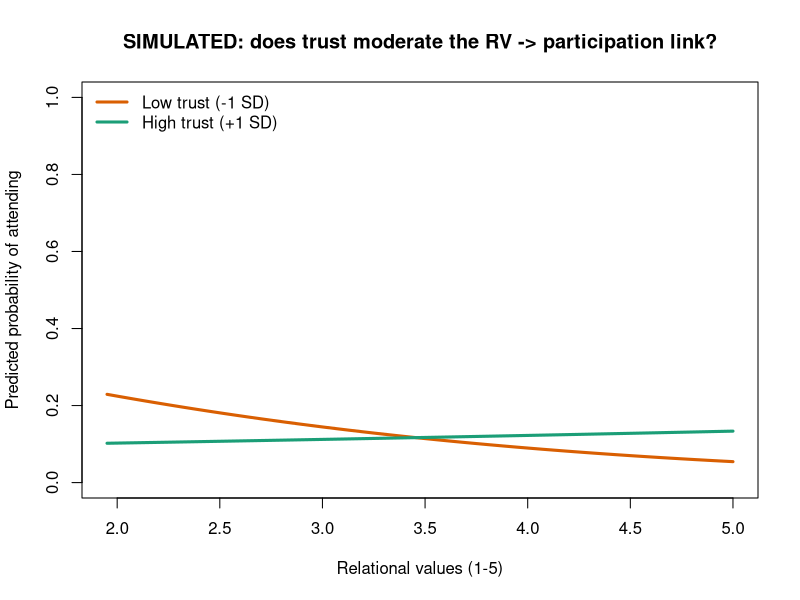

Source code (R):
# =============================================================================
# rq1_models.R
# ESPM 231 Assignment 2 (RQ1) - Isabela Tapia-Jaramillo
#
# Analysis pipeline for RQ1, adapted from
# Step_07_Measuring_Behavior_Beyond_Self_Report/code/analyze_behavior_data.R
# (logistic regression for a binary behavioral outcome).
#
#   Model 1 (intention, linear):
#     Y1 = ID + TRUST + RV + RV x TRUST + ID x TRUST + covariates + e
#   Model 2 (behavior, logistic): attended the monitoring day (0/1)
#     logit P(Y2 = 1) = same predictors
#   Link: point-biserial correlation r(Y1, Y2); intention-behavior funnel.
#   Covariates: area, occupation (7), origin, age, gender, education,
#   years in Galapagos, barrier count.
#
# DATA ARE SIMULATED so the code can be checked before fieldwork. Replace the
# simulation block with the real merged file (survey + sign-in sheet), keeping
# the variable names in Step06_survey/survey_matrix.md (Part 3).
#
# Run from the repository root:
#   Rscript ESPM231_Assignment2_RQ1/Step07_behavior/rq1_models.R
# =============================================================================

out_dir <- file.path("ESPM231_Assignment2_RQ1", "Step07_behavior", "output")
dir.create(out_dir, showWarnings = FALSE, recursive = TRUE)
sink(file.path(out_dir, "rq1_models_demo_output.txt"), split = TRUE)
cat("*** SIMULATED DATA - numbers below are illustrative, not results ***\n\n")

# ---- 0. Simulated data (DELETE when real data exist) -------------------------
set.seed(2028)
n <- 425
occ_levels <- c("Farming", "Fishing", "Tourism", "Naturalist guide",
                "Conservation & research", "Education & public services", "Other")
d <- data.frame(
  occupation = factor(sample(occ_levels, n, TRUE), levels = occ_levels),
  area       = sample(c("Puerto Ayora", "Highlands"), n, TRUE, c(.6, .4)),
  origin     = sample(c("Galapagos", "Mainland"), n, TRUE),
  age        = round(runif(n, 18, 75)),
  gender     = sample(c("Woman", "Man", "Other/NR"), n, TRUE, c(.49, .49, .02)),
  education  = sample(1:6, n, TRUE),
  years_gal  = round(runif(n, 1, 60)),
  bar_count  = rpois(n, 1.5)
)
S <- matrix(.3, 3, 3); diag(S) <- 1
X <- MASS::mvrnorm(n, rep(0, 3), S)
d$id_mean    <- pmin(5, pmax(1, 3.8 + 0.7 * X[, 1]))
d$trust_mean <- pmin(5, pmax(1, 3.0 + 0.9 * X[, 2]))
d$rv_mean    <- pmin(5, pmax(1, 4.0 + 0.6 * X[, 3]))
z <- function(x) (x - mean(x)) / sd(x)
lin <- 0.25 * z(d$rv_mean) + 0.2 * z(d$id_mean) + 0.25 * z(d$trust_mean) +
       0.15 * z(d$rv_mean) * z(d$trust_mean) - 0.15 * d$bar_count
d$int_mean   <- pmin(5, pmax(1, 3.3 + 0.6 * lin + rnorm(n, 0, 0.6)))
d$int_monitor <- pmin(5, pmax(1, round(d$int_mean + rnorm(n, 0, 0.6))))
d$signed_up  <- rbinom(n, 1, plogis(-1.2 + 0.9 * (d$int_monitor - 3)))
d$attended_monitor <- ifelse(d$signed_up == 1,
                             rbinom(n, 1, plogis(0.2 + 0.6 * lin)), 0)

# ---- 1. Prepare: center the focal predictors for the interactions -------------
# Centering makes each main effect the effect at AVERAGE trust (Aiken & West, 1991).
d$rv_c    <- d$rv_mean    - mean(d$rv_mean)
d$id_c    <- d$id_mean    - mean(d$id_mean)
d$trust_c <- d$trust_mean - mean(d$trust_mean)
covs <- "area + occupation + origin + age + gender + education + years_gal + bar_count"

# ---- 2. Model 1: intention (linear regression) --------------------------------
f1 <- as.formula(paste("int_mean ~ id_c + trust_c + rv_c + rv_c:trust_c + id_c:trust_c +", covs))
m1 <- lm(f1, data = d)
cat("=== Model 1: intention (Y1), focal terms ===\n")
print(round(coef(summary(m1))[c("id_c", "trust_c", "rv_c", "trust_c:rv_c", "id_c:trust_c"), ], 3))
cat(sprintf("R2 = %.3f\n\n", summary(m1)$r.squared))

# ---- 3. Model 2: behavior (logistic regression) ------------------------------
f2 <- as.formula(paste("attended_monitor ~ id_c + trust_c + rv_c + rv_c:trust_c + id_c:trust_c +", covs))
m2 <- glm(f2, data = d, family = binomial)
cat("=== Model 2: attendance (Y2), focal terms as odds ratios ===\n")
foc <- c("id_c", "trust_c", "rv_c", "trust_c:rv_c", "id_c:trust_c")
print(round(cbind(OR = exp(coef(m2))[foc], exp(confint.default(m2))[foc, ],
                  p = coef(summary(m2))[foc, 4]), 3))
cat("\n")

# ---- 4. Moderation: simple slopes of RV at low / high trust (Model 2) --------
cat("=== Simple slopes: odds ratio for +1 point of RV at low vs high trust ===\n")
for (lv in c(-1, 1)) {
  tval <- lv * sd(d$trust_c)
  b <- coef(m2)["rv_c"] + coef(m2)["trust_c:rv_c"] * tval
  cat(sprintf("  trust = mean %+d SD: OR(RV) = %.2f\n", lv, exp(b)))
}
cat("\n")

# ---- 5. Intention-behavior link ---------------------------------------------
cat("=== Intention-behavior link ===\n")
cat(sprintf("Point-biserial r(INT mean, attended) = %.2f\n", cor(d$int_mean, d$attended_monitor)))
cat(sprintf("Point-biserial r(INT2 monitoring item, attended) = %.2f\n",
            cor(d$int_monitor, d$attended_monitor)))
hi <- d$int_monitor >= 4
cat(sprintf("Funnel: intend (INT2 4-5) %.0f%% -> signed up %.0f%% -> attended %.0f%%\n",
            100 * mean(hi), 100 * mean(d$signed_up), 100 * mean(d$attended_monitor)))
cat(sprintf("Among high intenders: %.0f%% did not attend (intention-behavior gap)\n\n",
            100 * mean(d$attended_monitor[hi] == 0)))

# ---- 6. Group differences (covariates) ----------------------------------------
cat("=== Attendance by occupation (descriptive) ===\n")
print(round(tapply(d$attended_monitor, d$occupation, mean), 2))
sink()

# ---- 7. Figures ----------------------------------------------------------------
png(file.path(out_dir, "moderation_plot_demo.png"), width = 1400, height = 900, res = 200)
rv_seq <- seq(min(d$rv_c), max(d$rv_c), length.out = 50)
nd <- d[rep(1, 50), ]; nd$rv_c <- rv_seq; nd$id_c <- 0
plot(NA, xlim = range(rv_seq + mean(d$rv_mean)), ylim = c(0, 1),
     xlab = "Relational values (1-5)", ylab = "Predicted probability of attending",
     main = "SIMULATED: does trust moderate the RV -> participation link?")
cols <- c("#d95f02", "#1b9e77")
for (i in 1:2) {
  nd$trust_c <- c(-1, 1)[i] * sd(d$trust_c)
  lines(rv_seq + mean(d$rv_mean), predict(m2, nd, type = "response"), col = cols[i], lwd = 3)
}
legend("topleft", c("Low trust (-1 SD)", "High trust (+1 SD)"), col = cols, lwd = 3, bty = "n")
invisible(dev.off())
cat("Output saved to", out_dir, "\n")
